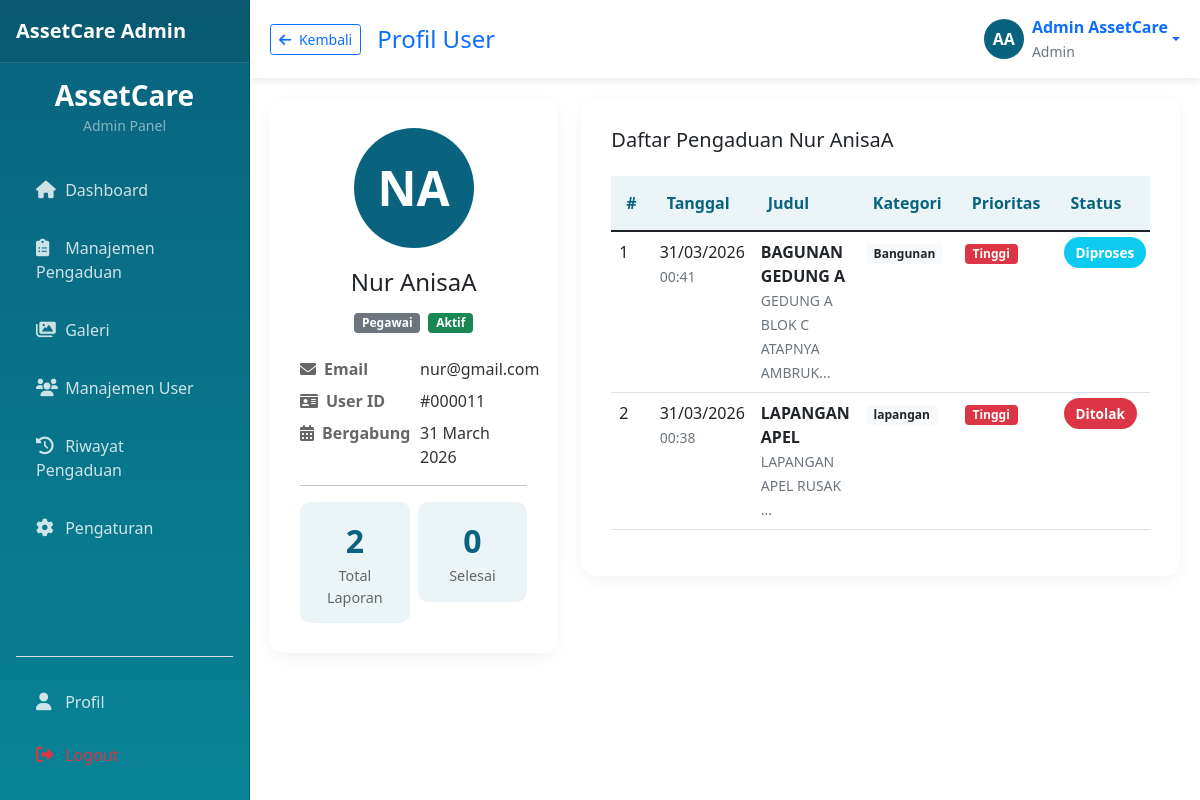
Page /admin/profil_user.php?id=11 (signed in) on the committed database.
### tables this page shows
CREATE TABLE `users` (
  `id` int(11) NOT NULL,
  `nama` varchar(100) NOT NULL,
  `email` varchar(100) NOT NULL,
  `password` varchar(255) NOT NULL,
  `role` enum('pegawai','admin') DEFAULT 'pegawai',
  `status` varchar(10) DEFAULT 'aktif',
  `created_at` timestamp NOT NULL DEFAULT current_timestamp(),
  `updated_at` timestamp NOT NULL DEFAULT current_timestamp() ON UPDATE current_timestamp()
);

CREATE TABLE `pengaduan` (
  `id` int(11) NOT NULL,
  `user_id` int(11) NOT NULL,
  `tanggal_kejadian` date NOT NULL,
  `judul` varchar(200) NOT NULL,
  `kategori` varchar(255) DEFAULT NULL,
  `prioritas` enum('Rendah','Sedang','Tinggi') NOT NULL,
  `lampiran` varchar(255) DEFAULT NULL,
  `deskripsi` text NOT NULL,
  `status` enum('Menunggu','Diproses','Selesai','Ditolak') DEFAULT 'Menunggu',
  `catatan_admin` text DEFAULT NULL,
  `created_at` timestamp NOT NULL DEFAULT current_timestamp(),
  `updated_at` timestamp NOT NULL DEFAULT current_timestamp() ON UPDATE current_timestamp()
);

### config/database.php (called while the page is built, shortened)
<?php
class Database {
    private $host = "localhost";
    private $username = "root";
    private $password = "";
    private $database = "sapraskantor";
    public $conn;
    public function __construct() {
        $this->conn = new mysqli($this->host, $this->username, $this->password, $this->database);
    }
    public function escape_string($string) {
        return $this->conn->real_escape_string($string);
    }
    public function query($sql) {
        return $this->conn->query($sql);
    }
}
function generateInitials($name) {
    $words = explode(' ', $name);
    $initials = '';
    foreach ($words as $word) {
        if (!empty($word)) {
            $initials .= strtoupper($word[0]);
        }
    }
    return substr($initials, 0, 2);
}
?>

### admin/profil_user.php (the view, shortened to what this page needs)
<?php
require_once '../config/database.php';
$db = new Database();
$user_id = $db->escape_string($_GET['id']);
$query_user = "SELECT * FROM users WHERE id = '$user_id'";
$result_user = $db->query($query_user);
$user = $result_user->fetch_assoc();
$query_pengaduan = "SELECT * FROM pengaduan WHERE user_id = '$user_id' ORDER BY created_at DESC";
$result_pengaduan = $db->query($query_pengaduan);
$pengaduan_list = $result_pengaduan->fetch_all(MYSQLI_ASSOC);
$total_pengaduan = count($pengaduan_list);
$status_counts = [
    'Menunggu' => 0,
    'Diproses' => 0,
    'Selesai' => 0,
    'Ditolak' => 0
];
foreach ($pengaduan_list as $p) {
    if (isset($status_counts[$p['status']])) {
        $status_counts[$p['status']]++;
    }
}
?>
<!DOCTYPE html>
<html lang="id">
<head>
    <link href="https://cdn.jsdelivr.net/npm/bootstrap@5.1.3/dist/css/bootstrap.min.css" rel="stylesheet">
    <link rel="stylesheet" href="https://cdnjs.cloudflare.com/ajax/libs/font-awesome/6.0.0/css/all.min.css">
</head>
<body>
    <?php include 'sidebar.php'; ?>
    <div class="main-content">
        <div class="navbar-top d-flex justify-content-between align-items-center">
            <div class="d-flex align-items-center gap-3">
                <a href="javascript:history.back()" class="btn btn-outline-primary btn-sm">
                    <i class="fas fa-arrow-left me-1"></i> Kembali
                </a>
                <h4 class="mb-0 text-primary">Profil User</h4>
            </div>
            <div class="d-flex align-items-center gap-3">
                <div class="dropdown">
                    <a href="#" class="d-flex align-items-center text-decoration-none dropdown-toggle"
                       data-bs-toggle="dropdown">
                        <div class="profile-avatar me-2">
                            <?php echo generateInitials($_SESSION['nama']); ?>
                        </div>
                        <div>
                            <span class="fw-bold"><?php echo $_SESSION['nama']; ?></span><br>
                            <small class="text-muted">Admin</small>
                        </div>
                    </a>
                </div>
            </div>
        </div>
        <div class="row">
            <div class="col-lg-4 mb-4">
                <div class="profile-card">
                    <div class="user-avatar-large">
                        <?php echo generateInitials($user['nama']); ?>
                    </div>
                    <h4 class="text-center mb-3"><?php echo htmlspecialchars($user['nama']); ?></h4>
                    <div class="d-flex justify-content-center gap-2 mb-4">
                        <span class="badge bg-<?php echo $user['role'] == 'admin' ? 'primary' : 'secondary'; ?>">
                            <?php echo ucfirst($user['role']); ?>
                        </span>
                        <span class="badge bg-<?php echo ($user['status'] ?? 'aktif') == 'aktif' ? 'success' : 'danger'; ?>">
                            <?php echo ucfirst($user['status'] ?? 'aktif'); ?>
                        </span>
                    </div>
                    <div class="mb-3">
                        <div class="d-flex mb-2">
                            <div class="info-label"><i class="fas fa-envelope me-2"></i>Email</div>
                            <div class="info-value"><?php echo $user['email']; ?></div>
                        </div>
                        <div class="d-flex mb-2">
                            <div class="info-label"><i class="fas fa-id-card me-2"></i>User ID</div>
                            <div class="info-value">#<?php echo str_pad($user['id'], 6, '0', STR_PAD_LEFT); ?></div>
                        </div>
                        <div class="d-flex mb-2">
                            <div class="info-label"><i class="fas fa-calendar-alt me-2"></i>Bergabung</div>
                            <div class="info-value"><?php echo date('d F Y', strtotime($user['created_at'])); ?></div>
                        </div>
                    </div>
                    <hr>
                    <div class="row g-2">
                        <div class="col-6">
                            <div class="stat-card">
                                <div class="stat-number"><?php echo $total_pengaduan; ?></div>
                                <div class="stat-label">Total Laporan</div>
                            </div>
                        </div>
                        <div class="col-6">
                            <div class="stat-card">
                                <div class="stat-number"><?php echo $status_counts['Selesai']; ?></div>
                                <div class="stat-label">Selesai</div>
                            </div>
                        </div>
                    </div>
                </div>
            </div>
            <div class="col-lg-8 mb-4">
                <div class="profile-card">
                    <h5 class="mb-4">Daftar Pengaduan <?php echo htmlspecialchars($user['nama']); ?></h5>
                    <?php if (empty($pengaduan_list)): ?>
                        <div class="text-center py-5 text-muted">
                            <i class="fas fa-inbox fa-3x mb-3"></i>
                            <h5>Tidak ada pengaduan</h5>
                            <p class="mb-0">User ini belum pernah membuat pengaduan</p>
                        </div>
                    <?php else: ?>
                        <div class="table-responsive">
                            <table class="table table-hover">
                                <thead>
                                    <tr>
                                        <th>#</th>
                                        <th>Tanggal</th>
                                        <th>Judul</th>
                                        <th>Kategori</th>
                                        <th>Prioritas</th>
                                        <th>Status</th>
                                    </tr>
                                </thead>
                                <tbody>
                                    <?php foreach ($pengaduan_list as $index => $p): ?>
                                        <tr>
                                            <td><?php echo $index + 1; ?></td>
                                            <td>
                                                <?php echo date('d/m/Y', strtotime($p['tanggal_kejadian'])); ?><br>
                                                <small class="text-muted"><?php echo date('H:i', strtotime($p['created_at'])); ?></small>
                                            </td>
                                            <td>
                                                <strong><?php echo htmlspecialchars($p['judul']); ?></strong><br>
                                                <small class="text-muted"><?php echo substr($p['deskripsi'], 0, 50); ?>...</small>
                                            </td>
                                            <td>
                                                <span class="badge bg-light text-dark"><?php echo $p['kategori']; ?></span>
                                            </td>
                                            <td>
                                                <?php
                                                $priority_color = '';
                                                switch($p['prioritas']) {
                                                    case 'Tinggi': $priority_color = 'danger'; break;
                                                }
                                                ?>
                                                <span class="badge bg-<?php echo $priority_color; ?>"><?php echo $p['prioritas']; ?></span>
                                            </td>
                                            <td>
                                                <span class="badge-status badge-<?php echo strtolower($p['status']); ?>">
                                                    <?php echo $p['status']; ?>
                                                </span>
                                            </td>
                                        </tr>
                                    <?php endforeach; ?>
                                </tbody>
                            </table>
                        </div>
                    <?php endif; ?>
                </div>
            </div>
        </div>
    </div>
</body>
</html>

### admin/profil_user.php (style rules this page uses)
:root { --primary: #09637E; --secondary: #088395; --accent: #7AB2B2; --light: #EBF4F6; }
.profile-avatar { width: 40px; height: 40px; background: var(--primary); color: white; border-radius: 50%; display: flex; align-items: center; justify-content: center; font-weight: bold; }
.main-content { margin-left: 250px; padding: 20px; }
.navbar-top { background: white; box-shadow: 0 2px 10px rgba(0, 0, 0, 0.1); padding: 15px 20px; margin: -20px -20px 20px; }
.profile-card { background: white; border-radius: 15px; box-shadow: 0 5px 20px rgba(0, 0, 0, 0.05); padding: 30px; margin-bottom: 20px; }
.user-avatar-large { width: 120px; height: 120px; background: var(--primary); color: white; border-radius: 50%; display: flex; align-items: center; justify-content: center; font-size: 3rem; font-weight: bold; margin: 0 auto 20px; }
.info-label { color: #666; font-weight: 600; min-width: 120px; }
.info-value { color: #333; font-weight: 500; }
.stat-card { background: var(--light); border-radius: 10px; padding: 15px; text-align: center; }
.stat-number { font-size: 2rem; font-weight: 700; color: var(--primary); }
.stat-label { color: #666; font-size: 0.9rem; }
.badge-status { padding: 6px 12px; border-radius: 20px; font-size: 0.85rem; font-weight: 600; }
.badge-diproses { background: #0dcaf0; color: white; }
.badge-ditolak { background: #dc3545; color: white; }
.table th { background: var(--light); color: var(--primary); font-weight: 600; border: none; padding: 15px; }

### admin/sidebar.php (style rules this page uses)
@media (min-width: 992px) { .main-content { margin-left: 250px; } }

### rows in the picture
users: nama "NA", nama "Nur AnisaA", role "Pegawai", status "Aktif", email "nur@gmail.com", id "000011", created_at "31 March 2026"
pengaduan: tanggal_kejadian "31/03/2026", created_at "00:41", judul "BAGUNAN GEDUNG A", deskripsi "GEDUNG A BLOK C ATAPNYA AMBRUK", kategori "Bangunan", prioritas "Tinggi", status "Diproses"
pengaduan: tanggal_kejadian "31/03/2026", created_at "00:38", judul "LAPANGAN APEL", deskripsi "LAPANGAN APEL RUSAK", kategori "lapangan", prioritas "Tinggi", status "Ditolak"

### other values in the picture
generateInitials($_SESSION['nama']) "AA"
$_SESSION['nama'] "Admin AssetCare"
$total_pengaduan "2"
$status_counts['Selesai'] "0"
